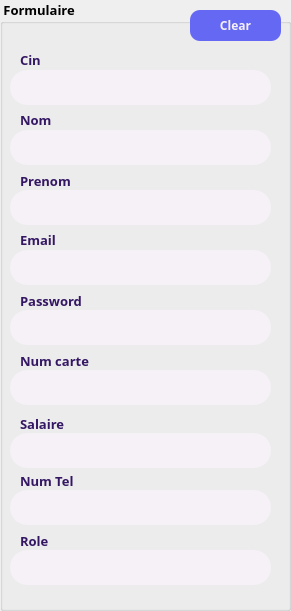
   <widget class="QGroupBox" name="formulaire">
    <property name="geometry">
     <rect>
      <x>19</x>
      <y>50</y>
      <width>291</width>
      <height>611</height>
     </rect>
    </property>
    <property name="font">
     <font>
      <family>Montserrat Black</family>
      <pointsize>10</pointsize>
      <weight>75</weight>
      <bold>true</bold>
     </font>
    </property>
    <property name="styleSheet">
     <string notr="true">#formulaire{
border: 2px solid rgb(101, 104, 243); 
border-radius: 10px; 
color: rgb(101, 104, 243)
}</string>
    </property>
    <property name="title">
     <string> Formulaire</string>
    </property>
    <widget class="QLineEdit" name="cinInput">
     <property name="geometry">
      <rect>
       <x>10</x>
       <y>70</y>
       <width>261</width>
       <height>35</height>
      </rect>
     </property>
     <property name="font">
      <font>
       <family>Montserrat SemiBold</family>
       <pointsize>10</pointsize>
       <weight>75</weight>
       <bold>true</bold>
      </font>
     </property>
     <property name="styleSheet">
      <string notr="true">background-color: rgb(245, 241, 246);
border-radius: 17px;
padding: 5px 10px;
</string>
     </property>
    </widget>
    <widget class="QLabel" name="label">
     <property name="geometry">
      <rect>
       <x>20</x>
       <y>53</y>
       <width>52</width>
       <height>14</height>
      </rect>
     </property>
     <property name="font">
      <font>
       <family>Montserrat SemiBold</family>
       <pointsize>10</pointsize>
       <weight>75</weight>
       <bold>true</bold>
      </font>
     </property>
     <property name="styleSheet">
      <string notr="true">color: rgb(52, 23, 99);</string>
     </property>
     <property name="text">
      <string>Cin</string>
     </property>
    </widget>
    <widget class="QLabel" name="label_2">
     <property name="geometry">
      <rect>
       <x>20</x>
       <y>113</y>
       <width>52</width>
       <height>14</height>
      </rect>
     </property>
     <property name="font">
      <font>
       <family>Montserrat SemiBold</family>
       <pointsize>10</pointsize>
       <weight>75</weight>
       <bold>true</bold>
      </font>
     </property>
     <property name="styleSheet">
      <string notr="true">color: rgb(52, 23, 99);</string>
     </property>
     <property name="text">
      <string>Nom</string>
     </property>
    </widget>
    <widget class="QLineEdit" name="nomInput">
     <property name="geometry">
      <rect>
       <x>10</x>
       <y>130</y>
       <width>261</width>
       <height>35</height>
      </rect>
     </property>
     <property name="font">
      <font>
       <family>Montserrat SemiBold</family>
       <pointsize>10</pointsize>
       <weight>75</weight>
       <bold>true</bold>
      </font>
     </property>
     <property name="styleSheet">
      <string notr="true">background-color: rgb(245, 241, 246);
border-radius: 17px;
padding: 5px 10px;
</string>
     </property>
    </widget>
    <widget class="QLabel" name="label_3">
     <property name="geometry">
      <rect>
       <x>20</x>
       <y>173</y>
       <width>91</width>
       <height>16</height>
      </rect>
     </property>
     <property name="font">
      <font>
       <family>Montserrat SemiBold</family>
       <pointsize>10</pointsize>
       <weight>75</weight>
       <bold>true</bold>
      </font>
     </property>
     <property name="styleSheet">
      <string notr="true">color: rgb(52, 23, 99);</string>
     </property>
     <property name="text">
      <string>Prenom</string>
     </property>
    </widget>
    <widget class="QLineEdit" name="prenomInput">
     <property name="geometry">
      <rect>
       <x>10</x>
       <y>190</y>
       <width>261</width>
       <height>35</height>
      </rect>
     </property>
     <property name="font">
      <font>
       <family>Montserrat SemiBold</family>
       <pointsize>10</pointsize>
       <weight>75</weight>
       <bold>true</bold>
      </font>
     </property>
     <property name="styleSheet">
      <string notr="true">background-color: rgb(245, 241, 246);
border-radius: 17px;
padding: 5px 10px;
</string>
     </property>
    </widget>
    <widget class="QLineEdit" name="emailInput">
     <property name="geometry">
      <rect>
       <x>10</x>
       <y>250</y>
       <width>261</width>
       <height>35</height>
      </rect>
     </property>
     <property name="font">
      <font>
       <family>Montserrat SemiBold</family>
       <pointsize>10</pointsize>
       <weight>75</weight>
       <bold>true</bold>
      </font>
     </property>
     <property name="styleSheet">
      <string notr="true">background-color: rgb(245, 241, 246);
border-radius: 17px;
padding: 5px 10px;
</string>
     </property>
     <property name="text">
      <string/>
     </property>
    </widget>
    <widget class="QLabel" name="label_4">
     <property name="geometry">
      <rect>
       <x>20</x>
       <y>233</y>
       <width>52</width>
       <height>14</height>
      </rect>
     </property>
     <property name="font">
      <font>
       <family>Montserrat SemiBold</family>
       <pointsize>10</pointsize>
       <weight>75</weight>
       <bold>true</bold>
      </font>
     </property>
     <property name="styleSheet">
      <string notr="true">color: rgb(52, 23, 99);</string>
     </property>
     <property name="text">
      <string>Email</string>
     </property>
    </widget>
    <widget class="QLineEdit" name="passwordInput">
     <property name="geometry">
      <rect>
       <x>10</x>
       <y>310</y>
       <width>261</width>
       <height>35</height>
      </rect>
     </property>
     <property name="font">
      <font>
       <family>Montserrat SemiBold</family>
       <pointsize>10</pointsize>
       <weight>75</weight>
       <bold>true</bold>
      </font>
     </property>
     <property name="styleSheet">
      <string notr="true">background-color: rgb(245, 241, 246);
border-radius: 17px;
padding: 5px 10px;
</string>
     </property>
     <property name="echoMode">
      <enum>QLineEdit::Password</enum>
     </property>
    </widget>
    <widget class="QLabel" name="label_5">
     <property name="geometry">
      <rect>
       <x>20</x>
       <y>293</y>
       <width>111</width>
       <height>16</height>
      </rect>
     </property>
     <property name="font">
      <font>
       <family>Montserrat SemiBold</family>
       <pointsize>10</pointsize>
       <weight>75</weight>
       <bold>true</bold>
      </font>
     </property>
     <property name="styleSheet">
      <string notr="true">color: rgb(52, 23, 99);</string>
     </property>
     <property name="text">
      <string>Password</string>
     </property>
    </widget>
    <widget class="QLineEdit" name="numCarteInput">
     <property name="geometry">
      <rect>
       <x>10</x>
       <y>370</y>
       <width>261</width>
       <height>35</height>
      </rect>
     </property>
     <property name="font">
      <font>
       <family>Montserrat SemiBold</family>
       <pointsize>10</pointsize>
       <weight>75</weight>
       <bold>true</bold>
      </font>
     </property>
     <property name="styleSheet">
      <string notr="true">background-color: rgb(245, 241, 246);
border-radius: 17px;
padding: 5px 10px;
</string>
     </property>
     <property name="text">
      <string/>
     </property>
    </widget>
    <widget class="QLabel" name="label_6">
     <property name="geometry">
      <rect>
       <x>20</x>
       <y>353</y>
       <width>111</width>
       <height>16</height>
      </rect>
     </property>
     <property name="font">
      <font>
       <family>Montserrat SemiBold</family>
       <pointsize>10</pointsize>
       <weight>75</weight>
       <bold>true</bold>
      </font>
     </property>
     <property name="styleSheet">
      <string notr="true">color: rgb(52, 23, 99);</string>
     </property>
     <property name="text">
      <string>Num carte</string>
     </property>
    </widget>
    <widget class="QLabel" name="label_7">
     <property name="geometry">
      <rect>
       <x>20</x>
       <y>473</y>
       <width>171</width>
       <height>16</height>
      </rect>
     </property>
     <property name="font">
      <font>
       <family>Montserrat SemiBold</family>
       <pointsize>10</pointsize>
       <weight>75</weight>
       <bold>true</bold>
      </font>
     </property>
     <property name="styleSheet">
      <string notr="true">color: rgb(52, 23, 99);</string>
     </property>
     <property name="text">
      <string>Num Tel</string>
     </property>
    </widget>
    <widget class="QLineEdit" name="telnput">
     <property name="geometry">
      <rect>
       <x>10</x>
       <y>490</y>
       <width>261</width>
       <height>35</height>
      </rect>
     </property>
     <property name="font">
      <font>
       <family>Montserrat SemiBold</family>
       <pointsize>10</pointsize>
       <weight>75</weight>
       <bold>true</bold>
      </font>
     </property>
     <property name="styleSheet">
      <string notr="true">background-color: rgb(245, 241, 246);
border-radius: 17px;
padding: 5px 10px;
</string>
     </property>
     <property name="text">
      <string/>
     </property>
    </widget>
    <widget class="QLineEdit" name="roleInput">
     <property name="geometry">
      <rect>
       <x>10</x>
       <y>550</y>
       <width>261</width>
       <height>35</height>
      </rect>
     </property>
     <property name="font">
      <font>
       <family>Montserrat SemiBold</family>
       <pointsize>10</pointsize>
       <weight>75</weight>
       <bold>true</bold>
      </font>
     </property>
     <property name="styleSheet">
      <string notr="true">background-color: rgb(245, 241, 246);
border-radius: 17px;
padding: 5px 10px;
</string>
     </property>
     <property name="text">
      <string/>
     </property>
    </widget>
    <widget class="QLabel" name="label_8">
     <property name="geometry">
      <rect>
       <x>20</x>
       <y>533</y>
       <width>171</width>
       <height>16</height>
      </rect>
     </property>
     <property name="font">
      <font>
       <family>Montserrat SemiBold</family>
       <pointsize>10</pointsize>
       <weight>75</weight>
       <bold>true</bold>
      </font>
     </property>
     <property name="styleSheet">
      <string notr="true">color: rgb(52, 23, 99);</string>
     </property>
     <property name="text">
      <string>Role</string>
     </property>
    </widget>
    <widget class="QLabel" name="label_14">
     <property name="geometry">
      <rect>
       <x>20</x>
       <y>416</y>
       <width>171</width>
       <height>16</height>
      </rect>
     </property>
     <property name="font">
      <font>
       <family>Montserrat SemiBold</family>
       <pointsize>10</pointsize>
       <weight>75</weight>
       <bold>true</bold>
      </font>
     </property>
     <property name="styleSheet">
      <string notr="true">color: rgb(52, 23, 99);</string>
     </property>
     <property name="text">
      <string>Salaire</string>
     </property>
    </widget>
    <widget class="QLineEdit" name="salaireInput">
     <property name="geometry">
      <rect>
       <x>10</x>
       <y>433</y>
       <width>261</width>
       <height>35</height>
      </rect>
     </property>
     <property name="font">
      <font>
       <family>Montserrat SemiBold</family>
       <pointsize>10</pointsize>
       <weight>75</weight>
       <bold>true</bold>
      </font>
     </property>
     <property name="styleSheet">
      <string notr="true">background-color: rgb(245, 241, 246);
border-radius: 17px;
padding: 5px 10px;
</string>
     </property>
     <property name="text">
      <string/>
     </property>
    </widget>
    <widget class="QPushButton" name="clearBtn">
     <property name="geometry">
      <rect>
       <x>190</x>
       <y>10</y>
       <width>91</width>
       <height>31</height>
      </rect>
     </property>
     <property name="font">
      <font>
       <family>Montserrat SemiBold</family>
       <pointsize>9</pointsize>
       <weight>75</weight>
       <bold>true</bold>
      </font>
     </property>
     <property name="cursor">
      <cursorShape>PointingHandCursor</cursorShape>
     </property>
     <property name="styleSheet">
      <string notr="true">QPushButton#clearBtn {
    background-color: rgb(101, 104, 243);
	color: rgb(245, 241, 246);
	border-radius: 10px;
 }

QPushButton#clearBtn:hover {
	background-color: rgb(254, 129, 75);
}

QPushButton#clearBtn:pressed {
	background-color: rgb(255, 114, 68);
}</string>
     </property>
     <property name="text">
      <string>Clear</string>
     </property>
     <property name="icon">
      <iconset resource="resource.qrc">
       <normaloff>:/resource/img/eraser.png</normaloff>:/resource/img/eraser.png</iconset>
     </property>
     <property name="iconSize">
      <size>
       <width>22</width>
       <height>22</height>
      </size>
     </property>
    </widget>
   </widget>
